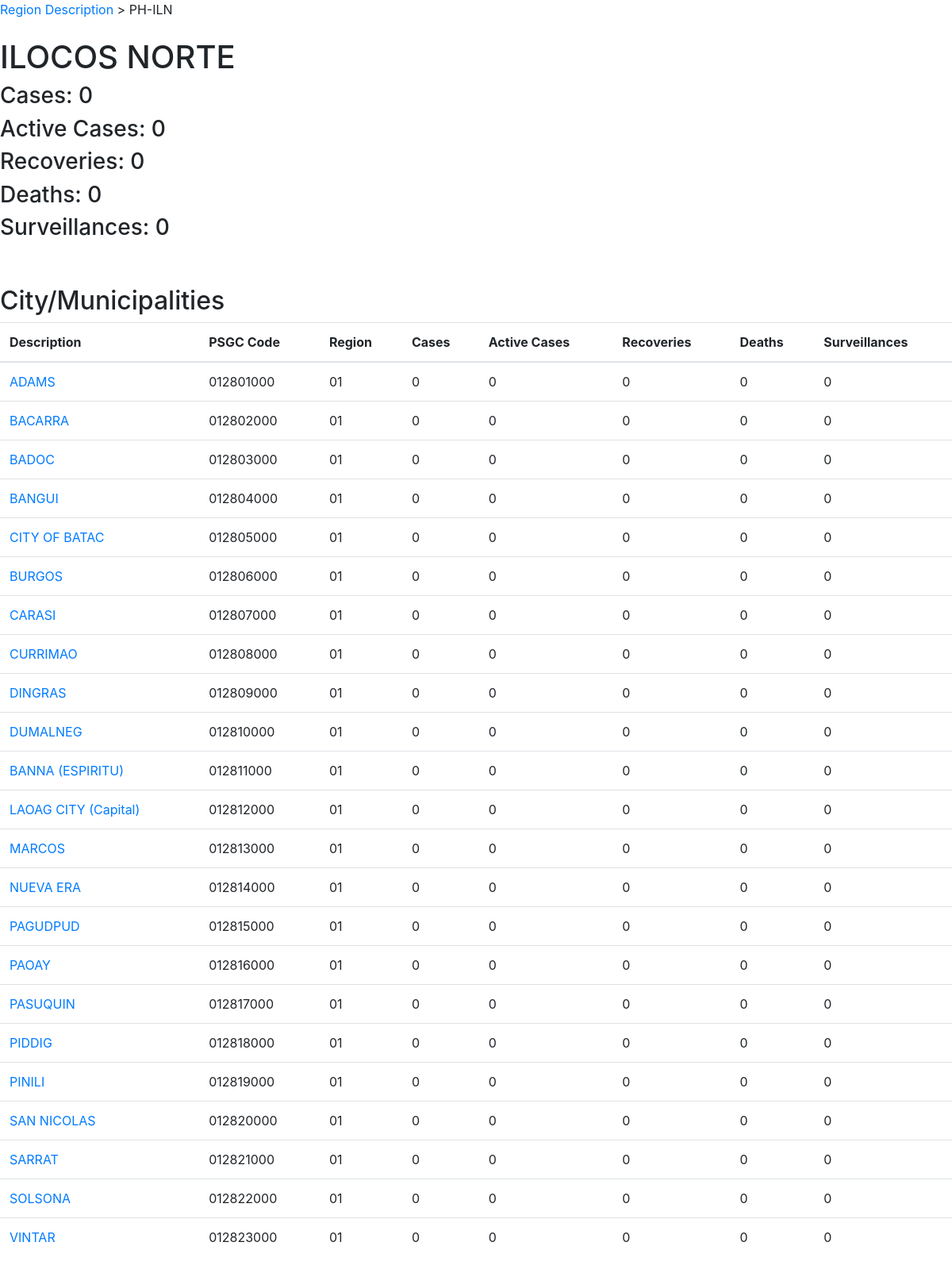
The app's page /province.php?code=0128 with its own data.
### tables this page shows
CREATE TABLE `tbl_province` (
  `id` int(2) NOT NULL AUTO_INCREMENT,
  `psgc_code` varchar(9) NOT NULL,
  `prov_desc` varchar(40) NOT NULL,
  `reg_code` varchar(2) NOT NULL,
  `prov_code` varchar(4) NOT NULL,
  `iso` varchar(6) NOT NULL,
  `num_cases`  int unsigned DEFAULT 0,
  `num_active` int unsigned DEFAULT 0,
  `num_recoveries` int unsigned DEFAULT 0,
  `num_deaths` int unsigned DEFAULT 0,
  `num_surveillances` int unsigned DEFAULT 0,
  PRIMARY KEY (`id`)
);

CREATE TABLE `tbl_citymun` (
  `id` int(5) NOT NULL AUTO_INCREMENT,
  `psgc_code` varchar(9) NOT NULL,
  `citymun_desc` varchar(50) NOT NULL,
  `reg_desc` varchar(2) NOT NULL,
  `prov_code` varchar(4) NOT NULL,
  `citymun_code` varchar(6) NOT NULL,
  `num_cases`  mediumint unsigned DEFAULT 0,
  `num_active` mediumint unsigned DEFAULT 0,
  `num_recoveries` mediumint unsigned DEFAULT 0,
  `num_deaths` mediumint unsigned DEFAULT 0,
  `num_surveillances` mediumint unsigned DEFAULT 0,
  PRIMARY KEY (`id`)
);

### includes/functions.inc.php (called while the page is built, shortened)
<?php
function getProvince($conn, $prov_code) {
    $sql = "SELECT * FROM tbl_province WHERE prov_code = ?;";
    $stmt = mysqli_stmt_init($conn);
    if(!mysqli_stmt_prepare($stmt, $sql)) {
        return null;
    }
    mysqli_stmt_bind_param($stmt, "s", $prov_code);
    mysqli_stmt_execute($stmt);
    $resultsData = mysqli_stmt_get_result($stmt);
    if(!$resultsData) {
        return null;
    } else {
        return $resultsData;
    }
}
function getCitymuns($conn, $prov_code) {
    $sql = "SELECT * FROM tbl_citymun WHERE prov_code = ?;";
    $stmt = mysqli_stmt_init($conn);
    if(!mysqli_stmt_prepare($stmt, $sql)) {
        return null;
    }
    mysqli_stmt_bind_param($stmt, "s", $prov_code);
    mysqli_stmt_execute($stmt);
    $resultsData = mysqli_stmt_get_result($stmt);
    if(!$resultsData) {
        return null;
    }else {
        return $resultsData;
    }
}

### province.php (the view, shortened to what this page needs)
<?php
    include_once 'header.php';
?>
<?php
    include_once 'includes/dbh.inc.php';
    include 'includes/functions.inc.php';
    $prov_code = $_GET['code'];
    $provinceRes = getProvince($conn, $prov_code);
    $province = mysqli_fetch_array($provinceRes);
    $citymunRes = getCitymuns($conn, $prov_code);
?>
<span>
    <a href="region.php?code=<?php echo $province['reg_code']; ?>">Region Description</a>
    > <?php echo $province['iso']; ?>
</span>
<br><br>
<section>
<h1><?php echo $province['prov_desc']; ?></h1>
<h3>Cases: <?php echo $province['num_cases']; ?></h3>
<h3>Active Cases: <?php echo $province['num_active']; ?></h3>
<h3>Recoveries: <?php echo $province['num_recoveries']; ?></h3>
<h3>Deaths: <?php echo $province['num_deaths']; ?></h3>
<h3>Surveillances: <?php echo $province['num_surveillances']; ?></h3>
</section>
<br><br>
<h2>City/Municipalities</h2>
<table class="table table-hover">
    <thead>
        <tr>
            <th>Description</th>
            <th>PSGC Code</th>
            <th>Region</th>
            <th>Cases</th>
            <th>Active Cases</th>
            <th>Recoveries</th>
            <th>Deaths</th>
            <th>Surveillances</th>
        </tr>
    </thead>
    <tbody>
        <?php
            while($row = mysqli_fetch_array($citymunRes)) {
        ?>
        <tr>
            <td>
            <a href="citymun.php?code=<?php echo $row['citymun_code']; ?>"><?php echo $row['citymun_desc']; ?></a>
            </td>
            <td><?php echo $row['psgc_code']; ?></td>
            <td><?php echo $row['reg_desc']; ?></td>
            <td><?php echo $row['num_cases']; ?></td>
            <td><?php echo $row['num_active']; ?></td>
            <td><?php echo $row['num_recoveries']; ?></td>
            <td><?php echo $row['num_deaths']; ?></td>
            <td><?php echo $row['num_surveillances']; ?></td>
        </tr>
        <?php
            }
        ?>
    </tbody>
</table>
<?php
    include_once 'footer.php';
?>

### records on screen
tbl_province: iso "PH-ILN", prov_desc "ILOCOS NORTE", num_cases "0", num_active "0", num_recoveries "0", num_deaths "0", num_surveillances "0"
tbl_citymun: citymun_desc "ADAMS", psgc_code "012801000", reg_desc "01", num_cases "0", num_active "0", num_recoveries "0", num_deaths "0", num_surveillances "0"
tbl_citymun: citymun_desc "BACARRA", psgc_code "012802000", reg_desc "01", num_cases "0", num_active "0", num_recoveries "0", num_deaths "0", num_surveillances "0"
tbl_citymun: citymun_desc "BADOC", psgc_code "012803000", reg_desc "01", num_cases "0", num_active "0", num_recoveries "0", num_deaths "0", num_surveillances "0"
tbl_citymun: citymun_desc "BANGUI", psgc_code "012804000", reg_desc "01", num_cases "0", num_active "0", num_recoveries "0", num_deaths "0", num_surveillances "0"
tbl_citymun: citymun_desc "CITY OF BATAC", psgc_code "012805000", reg_desc "01", num_cases "0", num_active "0", num_recoveries "0", num_deaths "0", num_surveillances "0"
tbl_citymun: citymun_desc "BURGOS", psgc_code "012806000", reg_desc "01", num_cases "0", num_active "0", num_recoveries "0", num_deaths "0", num_surveillances "0"
tbl_citymun: citymun_desc "CARASI", psgc_code "012807000", reg_desc "01", num_cases "0", num_active "0", num_recoveries "0", num_deaths "0", num_surveillances "0"
tbl_citymun: citymun_desc "CURRIMAO", psgc_code "012808000", reg_desc "01", num_cases "0", num_active "0", num_recoveries "0", num_deaths "0", num_surveillances "0"
tbl_citymun: citymun_desc "DINGRAS", psgc_code "012809000", reg_desc "01", num_cases "0", num_active "0", num_recoveries "0", num_deaths "0", num_surveillances "0"
tbl_citymun: citymun_desc "DUMALNEG", psgc_code "012810000", reg_desc "01", num_cases "0", num_active "0", num_recoveries "0", num_deaths "0", num_surveillances "0"
tbl_citymun: citymun_desc "BANNA (ESPIRITU)", psgc_code "012811000", reg_desc "01", num_cases "0", num_active "0", num_recoveries "0", num_deaths "0", num_surveillances "0"
tbl_citymun: citymun_desc "LAOAG CITY (Capital)", psgc_code "012812000", reg_desc "01", num_cases "0", num_active "0", num_recoveries "0", num_deaths "0", num_surveillances "0"
tbl_citymun: citymun_desc "MARCOS", psgc_code "012813000", reg_desc "01", num_cases "0", num_active "0", num_recoveries "0", num_deaths "0", num_surveillances "0"
tbl_citymun: citymun_desc "NUEVA ERA", psgc_code "012814000", reg_desc "01", num_cases "0", num_active "0", num_recoveries "0", num_deaths "0", num_surveillances "0"
tbl_citymun: citymun_desc "PAGUDPUD", psgc_code "012815000", reg_desc "01", num_cases "0", num_active "0", num_recoveries "0", num_deaths "0", num_surveillances "0"
tbl_citymun: citymun_desc "PAOAY", psgc_code "012816000", reg_desc "01", num_cases "0", num_active "0", num_recoveries "0", num_deaths "0", num_surveillances "0"
tbl_citymun: citymun_desc "PASUQUIN", psgc_code "012817000", reg_desc "01", num_cases "0", num_active "0", num_recoveries "0", num_deaths "0", num_surveillances "0"
tbl_citymun: citymun_desc "PIDDIG", psgc_code "012818000", reg_desc "01", num_cases "0", num_active "0", num_recoveries "0", num_deaths "0", num_surveillances "0"
tbl_citymun: citymun_desc "PINILI", psgc_code "012819000", reg_desc "01", num_cases "0", num_active "0", num_recoveries "0", num_deaths "0", num_surveillances "0"
tbl_citymun: citymun_desc "SAN NICOLAS", psgc_code "012820000", reg_desc "01", num_cases "0", num_active "0", num_recoveries "0", num_deaths "0", num_surveillances "0"
tbl_citymun: citymun_desc "SARRAT", psgc_code "012821000", reg_desc "01", num_cases "0", num_active "0", num_recoveries "0", num_deaths "0", num_surveillances "0"
tbl_citymun: citymun_desc "SOLSONA", psgc_code "012822000", reg_desc "01", num_cases "0", num_active "0", num_recoveries "0", num_deaths "0", num_surveillances "0"
tbl_citymun: citymun_desc "VINTAR", psgc_code "012823000", reg_desc "01", num_cases "0", num_active "0", num_recoveries "0", num_deaths "0", num_surveillances "0"
